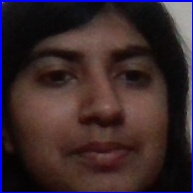
#> input picture sanya.jpg, 193 x 193 px, given in place of the camera
$ python face_data.py
#> lines starting #> are read from the running program, lines starting #| are printed output that depends on the picture
import cv2
import numpy as np

cap = cv2.VideoCapture(0)
face_cascade = cv2.CascadeClassifier("E:\FACE RECOG\haarcascade_frontalface_default.xml")

skip = 0
face_data = []
dataset_path = "./face_dataset/"

file_name = input("Enter the name of person : ")
#> the answer given: sanya.jpg

while True:
	ret,frame = cap.read()
#> frame is the input picture: shape (193, 193, 3); mean B, G, R 43.3, 39.8, 56.6

	gray_frame = cv2.cvtColor(frame,cv2.COLOR_BGR2GRAY)
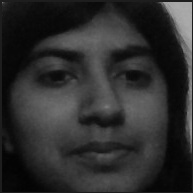
#> gray_frame: shape (193, 193); min 2, max 172, mean 45.2

	if ret == False:
		continue

	faces = face_cascade.detectMultiScale(gray_frame,1.3,5)
#> faces = ()
	if len(faces) == 0:
		continue

	k = 1

	faces = sorted(faces, key = lambda x : x[2]*x[3] , reverse = True)

	skip += 1

	for face in faces[:1]:
		x,y,w,h = face

		offset = 5
		face_offset = frame[y-offset:y+h+offset,x-offset:x+w+offset]
		face_selection = cv2.resize(face_offset,(100,100))

		if skip % 10 == 0:
			face_data.append(face_selection)
			print (len(face_data))


		cv2.imshow(str(k), face_selection)
		k += 1

		cv2.rectangle(frame,(x,y),(x+w,y+h),(0,255,0),2)

	cv2.imshow("faces",frame)

	key_pressed = cv2.waitKey(1) & 0xFF
	if key_pressed == ord('q'):
		break

face_data = np.array(face_data)
face_data = face_data.reshape((face_data.shape[0], -1))
print (face_data.shape)


np.save(dataset_path + file_name, face_data)
print ("Dataset saved at : {}".format(dataset_path + file_name + '.npy'))

cap.release()
cv2.destroyAllWindows()
